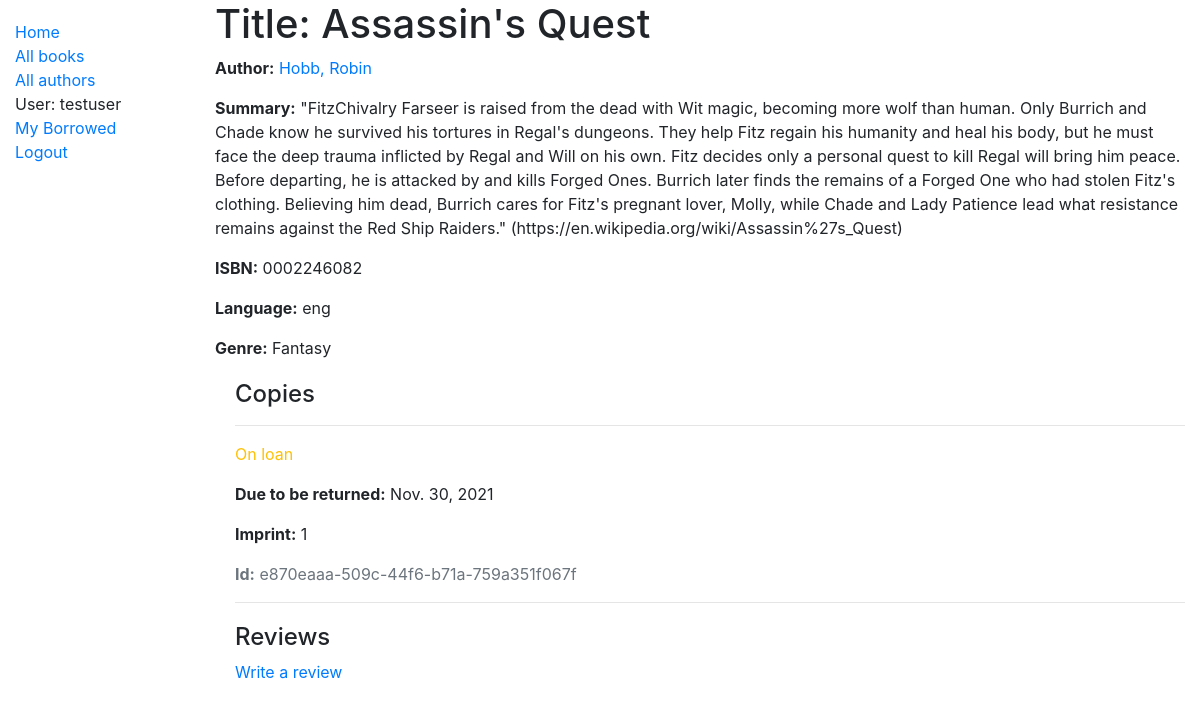
Page /catalog/book/5/ (signed in) on the earlier database version.
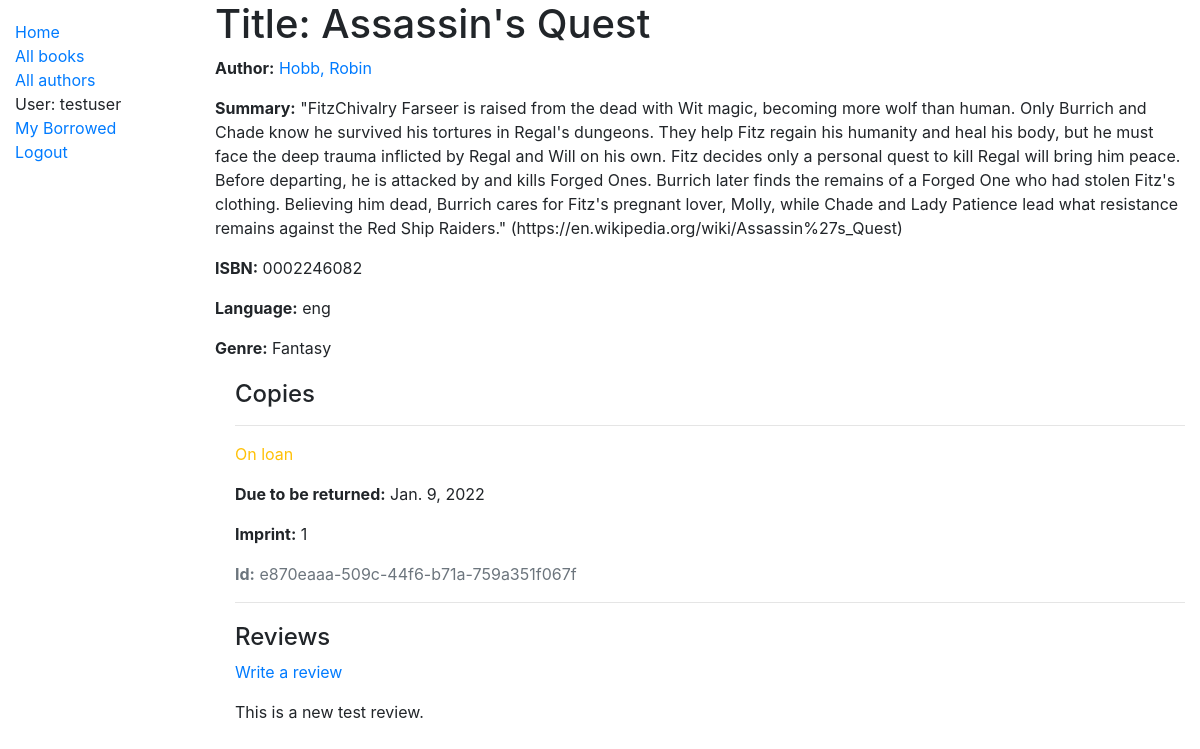
Same page on the later database version.
### catalog/models.py (models this page shows, shortened)
class BookInstance(models.Model):
    id = models.UUIDField(primary_key=True, default=uuid.uuid4, help_text='Unique ID for this particular book across whole library')
    book = models.ForeignKey('Book', on_delete=models.RESTRICT, null=True)
    imprint = models.CharField(max_length=200)
    due_back = models.DateField(null=True, blank=True)
    borrower = models.ForeignKey(settings.AUTH_USER_MODEL, on_delete=models.SET_NULL, null=True, blank=True)
    LOAN_STATUS = (
        ('m', 'Maintenance'),
        ('o', 'On loan'),
        ('a', 'Available'),
        ('r', 'Reserved'),
    )
    status = models.CharField(
        max_length=1,
        choices=LOAN_STATUS,
        blank=True,
        default='m',
        help_text='Book availability',
    )
    class Meta:
        ordering = ['due_back',]
        permissions = (
            ("can_mark_returned", "Set book as returned"),
            )
    def display_title(self):
        """Create a string for the title of the book. This is required to display title in Admin."""
        return self.book.title
    display_title.short_description = 'Title'

class Review(models.Model):
    book = models.ForeignKey('Book', on_delete=models.CASCADE)
    text_content = models.CharField(max_length=4096)

### catalog/views.py (the view)
# urls.py: path('book/<int:pk>/', views.BookDetailView.as_view(), name='book-detail'),
class BookDetailView(LoginRequiredMixin, generic.DetailView):
    model = Book
    def get_context_data(self, **kwargs):
        context = super(BookDetailView, self).get_context_data(**kwargs)
        context['reviews'] = Review.objects.filter(book=Book.objects.get(id=self.kwargs['pk']))
        return context

### catalog/models.py (called while the page is built)
    def __str__(self):
        return self.name

    def __str__(self):
        return f'{self.last_name}, {self.first_name}'

### catalog/templates/catalog/book_detail.html (shortened to what this page needs)
{% extends "base_generic.html" %}
{% block content %}
  <h1>Title: {{ book.title }}</h1>
  <p><strong>Author:</strong> <a href="">{{ book.author }}</a></p>
  <p><strong>Summary:</strong> {{ book.summary }}</p>
  <p><strong>ISBN:</strong> {{ book.isbn }}</p>
  <p><strong>Language:</strong> {{ book.language }}</p>
  <p><strong>Genre:</strong> {{ book.genre.all|join:", " }}</p>
  <div style="margin-left:20px;margin-top:20px">
    <h4>Copies</h4>
    {% for copy in book.bookinstance_set.all %}
      <hr>
      <p class="{% if copy.status == 'a' %}text-success{% elif copy.status == 'm' %}text-danger{% else %}text-warning{% endif %}">
        {{ copy.get_status_display }}
      </p>
      {% if copy.status != 'a' %}
        <p><strong>Due to be returned:</strong> {{ copy.due_back }}</p>
      {% endif %}
      <p><strong>Imprint:</strong> {{ copy.imprint }}</p>
      <p class="text-muted"><strong>Id:</strong> {{ copy.id }}</p>
    {% endfor %}
      <hr>
  </div>
  <div style="margin-left:20px;margin-top:20px">
    <h4>Reviews</h4>
    <p><a href="{% url 'review-book' book.id %}">Write a review</a> </p>
    {% for review in reviews %}
      {% autoescape off %}
        {{ review.text_content }}
      {% endautoescape %}
    {% endfor %}
  </div>
{% endblock %}

Differences in the rows shown:
changed BookInstance "On loan": due_back "Nov. 30, 2021" → "Jan. 9, 2022"
added Review: text_content "This is a new test review."
